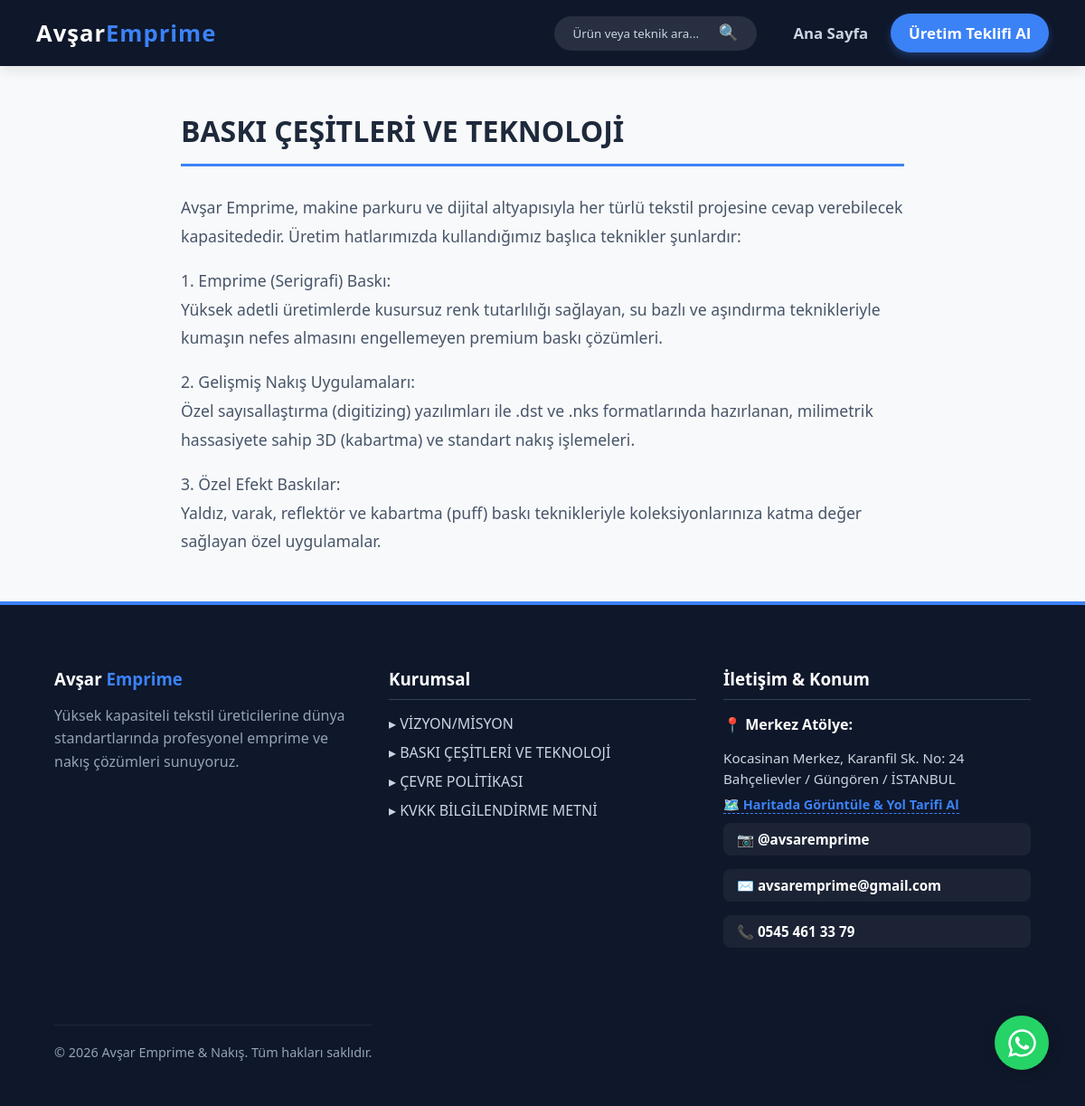
Page /kurumsal/baski-cesitleri-ve-teknoloji/ on the committed database.
### katalog/models.py (models this page shows, shortened)
class KurumsalSayfa(models.Model):
    baslik = models.CharField(max_length=200, verbose_name="Sayfa Başlığı")
    slug = models.SlugField(unique=True, blank=True, verbose_name="URL Uzantısı")
    icerik = models.TextField(verbose_name="Sayfa İçeriği")
    aktif = models.BooleanField(default=True, verbose_name="Yayında mı?")
    class Meta:
        verbose_name = "Kurumsal Sayfa"
        verbose_name_plural = "Kurumsal Sayfalar"

### katalog/views.py (the view)
# urls.py: path('kurumsal/<slug:slug>/', views.kurumsal_detay, name='kurumsal_detay'),
def kurumsal_detay(request, slug):
    sayfa = get_object_or_404(KurumsalSayfa, slug=slug)
    return render(request, 'kurumsal_detay.html', {'sayfa': sayfa})

### katalog/context_processors.py (called while the page is built)
def kurumsal_menu(request):
    sayfalar = KurumsalSayfa.objects.all()
    return {'kurumsal_linkler': sayfalar}

### katalog/templates/kurumsal_detay.html
{% extends "base.html" %}
{% block content %}
<div class="kurumsal-container" style="max-width: 800px; margin: 50px auto; padding: 0 20px;">
    <h1 style="color: #1e293b; border-bottom: 3px solid #3b82f6; padding-bottom: 15px; margin-bottom: 30px;">
        {{ sayfa.baslik }}
    </h1>
    <div class="kurumsal-icerik" style="line-height: 1.8; color: #475569; font-size: 1.1em;">
        {{ sayfa.icerik|linebreaks }}
    </div>
</div>
{% endblock %}

### katalog/templates/base.html (shortened to what this page needs)
<!DOCTYPE html>
<html lang="tr">
<head>
</head>
<body>
    <a href="https://wa.me/905454613379?text=Merhaba,%20Avşar%20Emprime%20web%20sitenizden%20ulaşıyorum.%20Üretim%20ve%20fiyatlar%20hakkında%20bilgi%20almak%20istiyorum."
        class="whatsapp-float" target="_blank" title="WhatsApp'tan Bize Ulaşın">
    </a>
    <nav class="navbar">
        <a href="{% url 'vitrin' %}" class="logo">Avşar<span>Emprime</span></a>
        <div class="nav-links" id="navMenusu">
            <form action="{% url 'vitrin' %}" method="GET" class="arama-formu">
                <input type="text" name="q" placeholder="Ürün veya teknik ara..." class="arama-input" required>
                <button type="submit" class="arama-btn">🔍</button>
            </form>
            <a href="{% url 'vitrin' %}">Ana Sayfa</a>
            <a href="{% url 'teklif_al' %}" class="nav-btn">Üretim Teklifi Al</a>
        </div>
    </nav>
    <main class="main-content">
        {% block content %}{% endblock %}
    </main>
    <footer class="footer">
        <div
            style="display: flex; justify-content: space-between; flex-wrap: wrap; gap: 30px; max-width: 1200px; margin: 0 auto; text-align: left;">
            <div style="flex: 1; min-width: 250px;">
                <h3 style="color: white; margin-bottom: 15px;">Avşar <span style="color: #3b82f6;">Emprime</span></h3>
                <p style="line-height: 1.6;">Yüksek kapasiteli tekstil üreticilerine dünya standartlarında profesyonel
                    emprime ve nakış çözümleri sunuyoruz.</p>
            </div>
            <div style="flex: 1; min-width: 250px;">
                <h3 style="color: white; border-bottom: 1px solid #334155; padding-bottom: 10px; margin-bottom: 15px;">
                    Kurumsal</h3>
                <ul style="list-style: none; padding: 0; margin: 0;">
                    {% for sayfa in kurumsal_linkler %}
                    <li style="margin-bottom: 10px;">
                        <a href="{% url 'kurumsal_detay' sayfa.slug %}"
                            style="color: #cbd5e1; text-decoration: none; transition: 0.3s;"
                            onmouseover="this.style.color='#3b82f6'" onmouseout="this.style.color='#cbd5e1'">
                            ▸ {{ sayfa.baslik }}
                        </a>
                    </li>
                    {% empty %}
                    <li>Sayfalar hazırlanıyor...</li>
                    {% endfor %}
                </ul>
            </div>
            <div style="flex: 1; min-width: 250px;">
                <h3 style="color: white; border-bottom: 1px solid #334155; padding-bottom: 10px; margin-bottom: 15px;">
                    İletişim & Konum</h3>
                <div style="margin-bottom: 15px;">
                    <p style="margin-bottom: 5px; color: white; font-weight: bold;">📍 Merkez Atölye:</p>
                    <p style="margin-bottom: 5px; font-size: 0.95em; line-height: 1.5; color: #cbd5e1;">
                        Kocasinan Merkez, Karanfil Sk. No: 24<br>
                        Bahçelievler / Güngören / İSTANBUL
                    </p>
                    <a href="https://www.google.com/maps/search/?api=1&query=Avşar+Emprime+Nakış+Kocasinan+Merkez+Karanfil+Sokak+No:24+Bahçelievler"
                        target="_blank"
                        style="color: #3b82f6; text-decoration: none; font-size: 0.9em; font-weight: bold; border-bottom: 1px dashed #3b82f6;">
                        🗺️ Haritada Görüntüle & Yol Tarifi Al
                    </a>
                    <div class="footer-iletisim">
                        <a href="https://instagram.com/avsaremprime" target="_blank">📷 @avsaremprime</a>
                        <a href="mailto:avsaremprime@gmail.com">✉️ avsaremprime@gmail.com</a>
                        <a href="tel:+905454613379">📞 0545 461 33 79</a>
                    </div>
                </div>
            </div>
            <div
                style="text-align: center; margin-top: 40px; padding-top: 20px; border-top: 1px solid #1e293b; font-size: 0.9em;">
                &copy; 2026 Avşar Emprime & Nakış. Tüm hakları saklıdır.
            </div>
    </footer>
</body>
</html>

### katalog/templates/base.html (style rules this page uses)
body { margin: 0; font-family: 'Segoe UI', Tahoma, Geneva, Verdana, sans-serif; background-color: #f8f9fa; color: #2c3e50; display: flex; flex-direction: column; min-height: 100vh; }
.navbar { background: #0f172a; color: white; padding: 15px 40px; display: flex; justify-content: space-between; align-items: center; position: sticky; top: 0; z-index: 1000; box-shadow: 0 4px 15px rgba(0, 0, 0, 0.1); }
.logo { font-size: 1.6em; font-weight: 900; text-decoration: none; color: white; letter-spacing: 1px; }
.logo span { color: #3b82f6; }
.nav-links { display: flex; gap: 25px; align-items: center; }
.nav-links a { color: #cbd5e1; text-decoration: none; font-weight: bold; transition: 0.3s; font-size: 1.05em; }
.nav-btn { background: #3b82f6; padding: 10px 20px; border-radius: 30px; color: white !important; box-shadow: 0 4px 10px rgba(59, 130, 246, 0.3); }
.arama-formu { display: flex; align-items: center; background: rgba(255, 255, 255, 0.1); border-radius: 20px; padding: 5px 15px; margin-right: 15px; }
.arama-input { background: transparent; border: none; color: white; padding: 5px; outline: none; width: 150px; font-family: inherit; }
.arama-input::placeholder { color: #cbd5e1; }
.arama-btn { background: transparent; border: none; color: white; cursor: pointer; font-size: 1.1em; transition: 0.3s; }
.main-content { flex: 1; }
.footer { background: #0f172a; color: #94a3b8; padding: 50px 5%; margin-top: auto; border-top: 4px solid #3b82f6; }
.footer-iletisim { margin-top: 10px; font-size: 0.95em; display: flex; flex-direction: column; gap: 15px; }
.footer-iletisim a { color: white; text-decoration: none; font-weight: bold; padding: 8px 15px; background: rgba(255, 255, 255, 0.05); border-radius: 8px; transition: 0.3s; display: inline-block; }
.whatsapp-float { position: fixed; width: 60px; height: 60px; bottom: 40px; right: 40px; background-color: #25d366; color: #FFF; border-radius: 50px; text-align: center; font-size: 30px; box-shadow: 2px 2px 15px rgba(0, 0, 0, 0.2); z-index: 9998; display: flex; align-items: center; justify-content: center; text-decoration: none; transition: all 0.3s ease; animation: pulse 2s infinite; }
.whatsapp-float svg { width: 35px; height: 35px; fill: white; }

### rows in the picture
KurumsalSayfa: baslik "BASKI ÇEŞİTLERİ VE TEKNOLOJİ", icerik "Avşar Emprime, makine parkuru ve dijital altyapısıyla her türlü tekstil projesine cevap verebilecek kapasitededir. Üretim hatlarımızda kullandığımız başlıca teknikler şunlardır: 1. Emprime (Serigrafi) Baskı: Yüksek adetli üretimlerde kusursuz renk tutarlılığı sağlayan, su bazlı ve aşındırma teknikleriyle kumaşın nefes almasını engellemeyen premium baskı çözümleri. 2. Gelişmiş Nakış Uygulamaları: Özel sayısallaştırma (digitizing) yazılımları ile .dst ve .nks formatlarında hazırlanan, milimetrik hassasiyete sahip 3D (kabartma) ve standart nakış işlemeleri. 3. Özel Efekt Baskılar: Yaldız, varak, reflektör ve kabartma (puff) baskı teknikleriyle koleksiyonlarınıza katma değer sağlayan özel…"
KurumsalSayfa: baslik "VİZYON/MİSYON"
KurumsalSayfa: baslik "ÇEVRE POLİTİKASI"
KurumsalSayfa: baslik "KVKK BİLGİLENDİRME METNİ"
